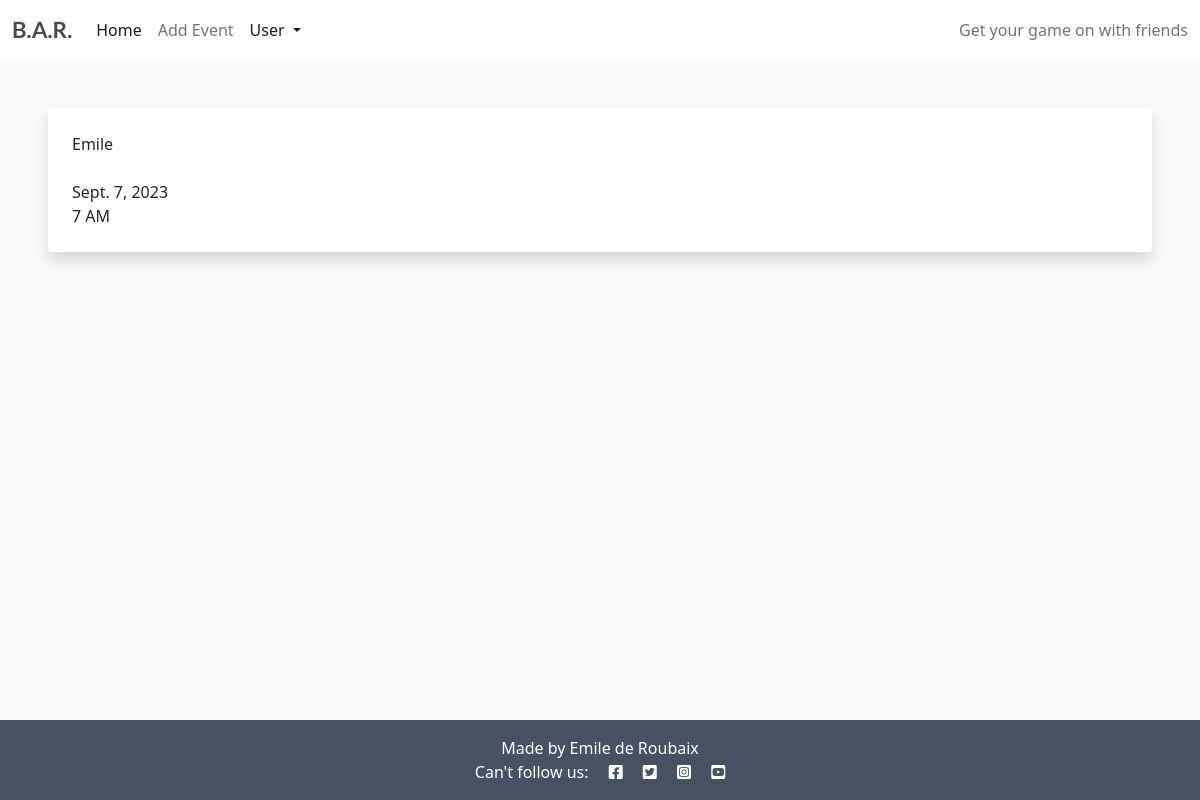
The page /booking-details/3 (signed in) on the database as committed earlier.
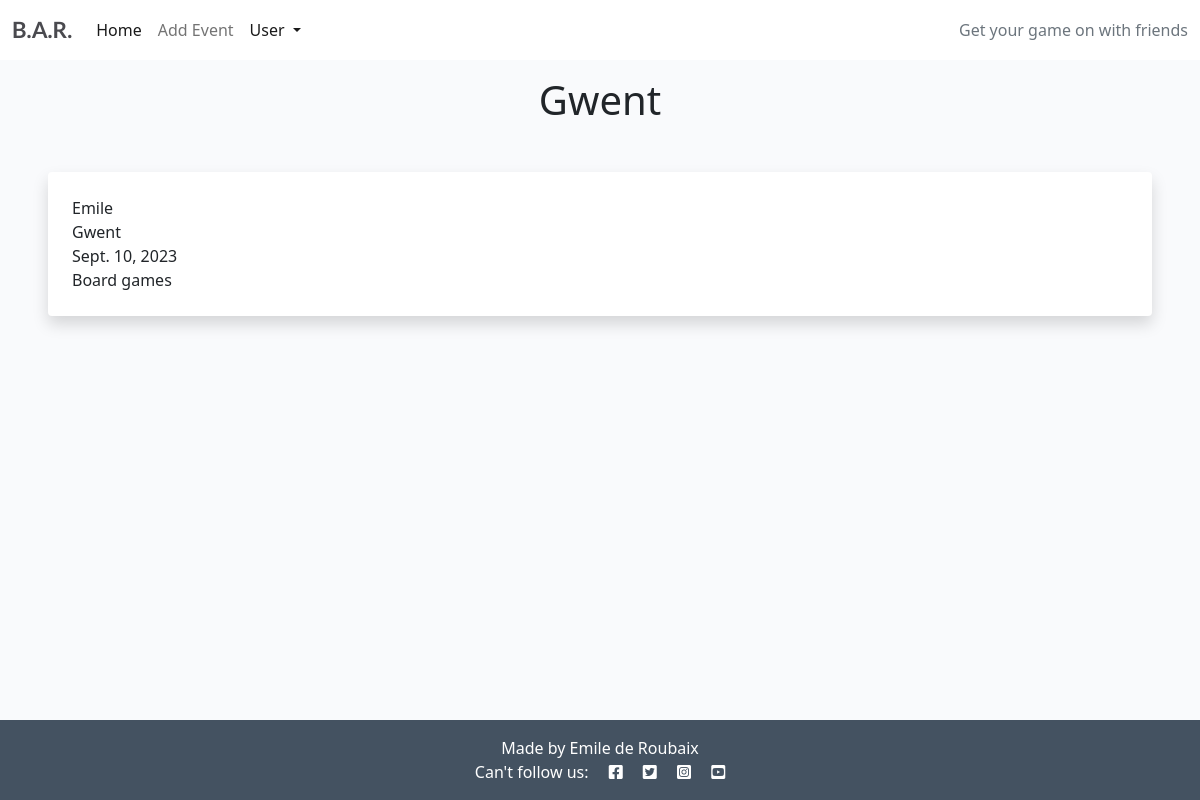
The same page on the database as committed later.
### game_dates/models.py (models this page shows, shortened)
class Appointment(models.Model):
    user = models.ForeignKey(
        User, on_delete=models.CASCADE, null=True, blank=True)
    type = models.CharField(
        max_length=50, choices=SERVICE_CHOICES, default="Online gaming")
    day = models.DateField(default=datetime.now)
    time = models.CharField(
        max_length=24, choices=TIME_CHOICES)
    updated_on = models.DateTimeField(auto_now=True)
    description = models.CharField(
        max_length=50, null=True)
    content = models.TextField()
    created_on = models.DateTimeField(auto_now_add=True)
    approved = models.BooleanField(default=True)
    class Meta:
        ordering = ["-created_on"]

### game_dates/views.py (the view)
# urls.py: path('booking-details/<booking_id>', views.bookingDetails, name='bookingDetails'),
def bookingDetails(request, booking_id):
    booking = Appointment.objects.get(pk=booking_id)
    return render(request, 'bookingDetails.html', {'booking': booking})

### game_dates/templates/bookingDetails.html
{% extends "base.html" %}
{% block content %}
{% if user.is_authenticated %}
<h1 class="text-center  mt-3">{{ booking.description }}</h1>
<div class="shadow p-4 mb-5 bg-body bg-body rounded text-black  m-5 ">
    {{ booking.user }}<br/>
    {{ booking.description }}<br/>
    {{ booking.day }}<br/>
    {{ booking.time }}<br/>
</div>
{% else %}
<div class="shadow p-4 mb-5 bg-body bg-body rounded text-black  m-5 ">
    <h1 class="p-2  me-3">You Are Not Signed in!</h1>
    <a href="{% url 'register' %}" class="btn btn-primary shadow text-center">Sign in</a>
</div>
{% endif %}
{% endblock %}

Rows that differ between the two databases and show on the page:
changed Appointment "Emile": description (not shown) → "Gwent"; day "Sept. 7, 2023" → "Sept. 10, 2023"; time "7 AM" → "Board games"
